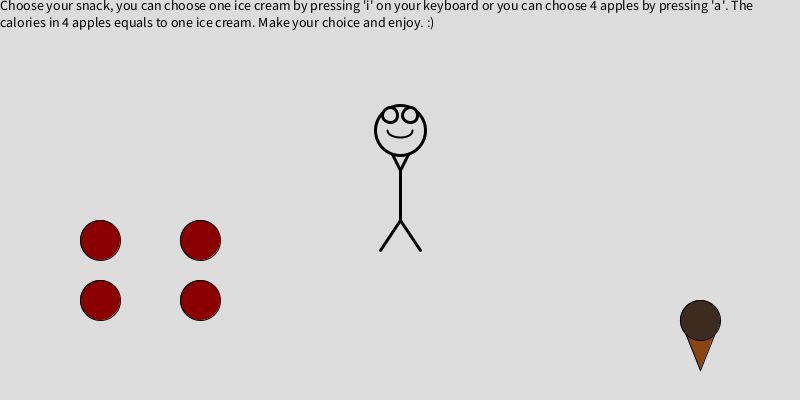
Frame 1 (no input)
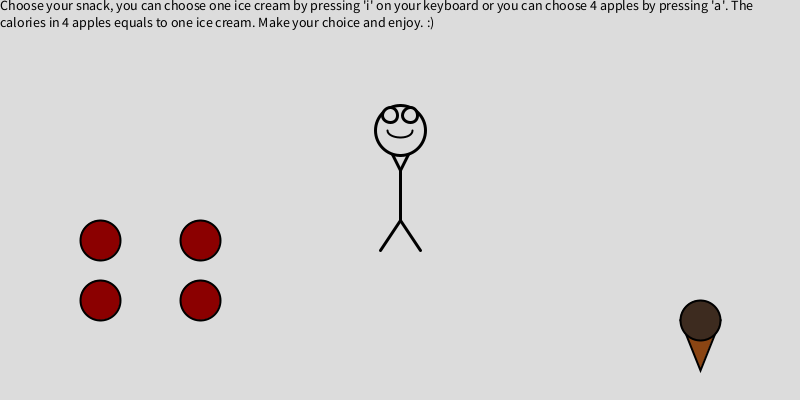
Frame 60 (the mouse pressed at the canvas centre just before this capture)
Frame 120 (the mouse held since frame 60 and released just before this capture): identical to frame 60, image omitted

The Processing sketch that drew these frames (run headless with seeded random() and noise(); from frame 60 on, the mouse is pressed at the canvas centre):

// Processing sketch: SP1_final
// ── SP1_final.pde
//making integer variables that store characters position
int characterX; 
int characterY;
//x cordinated for iceream 
int iceCreamX; 
//making array to store apples
float[] appleX = new float[4]; 
float[] appleY = new float[4];
//indication for character to move, boleean set to false
boolean moveToIceCream=false;
boolean moveToApples= false;

//setup runs once and sets the position for apples, ice cream and the character
void setup()
{
//set the size of canvas
size(800,400);

//place the character in the center and toward the bottom
characterX= width/2;
characterY= height-150;

//ice cream possition 100 pixels from the right
iceCreamX=width-100;

//apples position
appleX[0] = 100;
  appleY[0] = height - 100;
  appleX[1] = 200;
  appleY[1] = height - 100;
  appleX[2] = 100;
  appleY[2] = height - 160;
  appleX[3] = 200;
  appleY[3] = height - 160;
}

//draw redraws everything
void draw()
{
  //set background
  background (220);
  
  //setting text in the canvas
  textSize(14);
  fill(0);
  //making another variable for instructions
  String instructions="Choose your snack, you can choose one ice cream by pressing 'i' on your keyboard or you can choose 4 apples by pressing 'a'. The calories in 4 apples equals to one ice cream. Make your choice and enjoy. :)";
text(instructions, 0,0, width, height);

drawIceCream(); //calling the functions in draw
drawAplles();
character();
}


//declaring functions
//making a function for ice cream
void drawIceCream()
{
  // making ice cream cone
fill(139,69,19);
triangle(iceCreamX, height- 30, iceCreamX-20, height-80, iceCreamX+20, height-80);
  
//making the ice cream scoop
fill(61,43,31);
ellipse(iceCreamX, height - 80, 40,40);

}

//making a function for apples
void drawAplles()
{
  fill(139, 0, 0); 
  for (int i = 0; i < 4; i++) {
    ellipse(appleX[i], appleY[i], 40, 40); 
  }
}

//making a function for the character
void character()
{
// draw the character
stroke(0);
strokeWeight(3); //tickness 
line(characterX, characterY-30, characterX, characterY-80); //body

//legs
line(characterX, characterY-80, characterX-20, characterY-120);
line(characterX, characterY-80, characterX+20, characterY-120);

//arms
line(characterX, characterY - 30, characterX - 20, characterY); 
line(characterX, characterY - 30, characterX + 20, characterY);

fill(220);
ellipse(characterX, characterY-120,50,50); //head

//eyes
ellipse( characterX-10, characterY-135,15,15);
ellipse(characterX+10, characterY-135,15,15);

//lips
noFill();
strokeWeight(2); //making lips thinenr than the body
arc(characterX,characterY-120,25,15,0,PI); //arc is used to draw half of an ellipse, with center, width and height, and spanning fro 0 to PI (180 degress(half circle))

  // Check for user input to move the character
  if (moveToIceCream) {
    if (characterX < iceCreamX) {
      characterX += 2; // Move right towards the ice cream
    }
  } else if (moveToApples) 
     {
    if(characterX > 25) 
       { // moved toward the apples 
         characterX -= 2;
       }
  }

  // Ensure the character stays within the canvas 
  characterX = constrain(characterX, 25, width - 25);

  // Check if the character has reached ice cream
  if (abs(characterX - iceCreamX) < 20 && moveToIceCream) 
  {
    textSize(18);
    fill(0);
    text("Yummy! Ice Cream!", width - 200, 50);
  }

//check if the character reached apples
  if(characterX <=25 && moveToApples)
  {
    textSize(18);
    fill(0);
    text("Yaay, Apples!",20,50);
  }
}

//function for handling users input
void keyPressed()
{
  if (key == 'I' || key == 'i') 
  {
    moveToIceCream = true; // User wants to move towards ice cream
    moveToApples = false;   
  } else if (key == 'A' || key == 'a') {
    moveToApples = true;    // User wants to move towards apple
    moveToIceCream = false; 
  }
}
